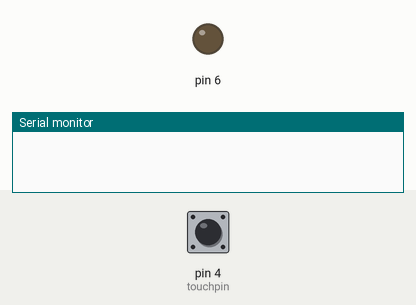
Simulated run of this sketch. Board: Arduino Uno, built with avr-gcc and run on an emulated ATmega328P. Shown: output pins drawn as LEDs (lit = HIGH), the last lines printed to the serial monitor. The inputs (shaded band) are chosen by the test bench; at power-on: pin 4 (touchpin) LOW.

Above: at 1.4 s.
1.5 s: pin 4 (touchpin) pulled HIGH for 0.35 s
At 1.9 s:
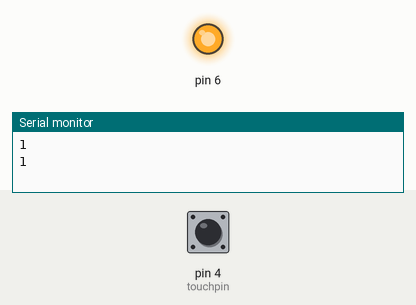
3.6 s: pin 4 (touchpin) pulled HIGH for 3.2 s
At 7.9 s:
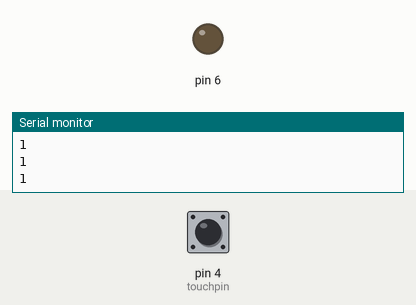
Timing chart, 0 to 9.4 s (numbered marks = the images above; inputs shaded):
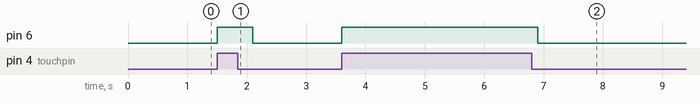

Measured:
- after the input at 1.5 s, pin 6: LOW → HIGH at once, → LOW 0.60 s later
- after the input at 3.6 s, pin 6: LOW → HIGH at once, → LOW 3.3 s later

The sketch:

test_touch.ino
```cpp
#define touchpin 4 // sets the capactitive touch sensor @pin 4
int ledPin = 2; // sets the LED @pin 2
int motorPin = (5,6);

void setup() {
  Serial.begin(9600);
  pinMode(touchpin, INPUT); //sets the touch sensor as input
  //pinMode(ledPin, OUTPUT);  //sets the led as output
  pinMode(motorPin, OUTPUT);
}
void loop() {
  int touchValue = digitalRead(touchpin); //reads the touch sensor signal
  if (touchValue == HIGH){      //if sensor is HIGH
    digitalWrite(motorPin, HIGH);   //LED will turn ON
    Serial.println(touchValue);
  }
  else{       //otherwise
    digitalWrite(motorPin,LOW); //LED is turned OFF
  }
  delay(300);   //delay of 300milliseconds

}
```
